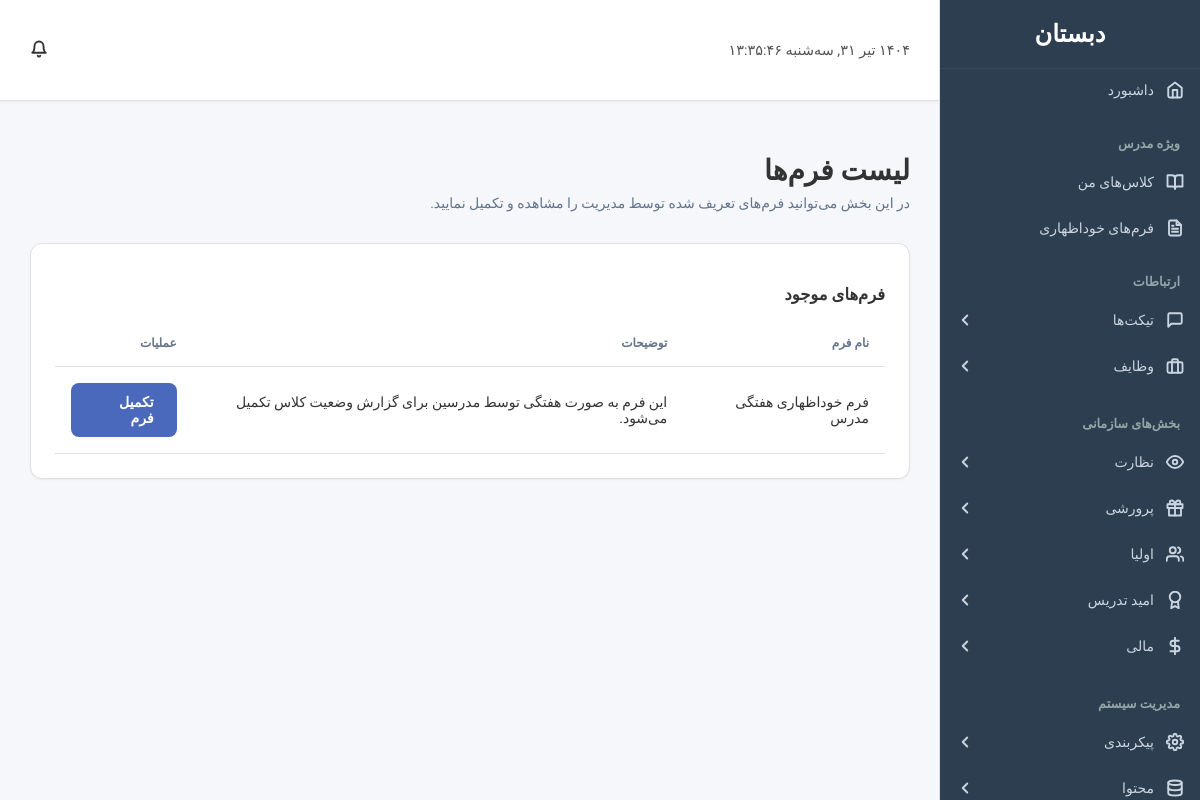
Screenshot of /user/list_forms.php (signed in) with the database file from the repository.
### tables this page shows
CREATE TABLE `forms` (
  `id` int(11) NOT NULL,
  `form_name` varchar(255) NOT NULL,
  `form_description` text DEFAULT NULL,
  `created_by` int(11) NOT NULL,
  `created_at` datetime DEFAULT current_timestamp()
);

### user/list_forms.php (the view, shortened to what this page needs)
<?php
require_once "../includes/db.php";
$forms = [];
$sql = "SELECT id, form_name, form_description FROM forms ORDER BY created_at DESC";
if($result = mysqli_query($link, $sql)){
    if(mysqli_num_rows($result) > 0){
        $forms = mysqli_fetch_all($result, MYSQLI_ASSOC);
    }
}
require_once "../includes/header.php";
?>
<div class="page-content">
    <h2>لیست فرم‌ها</h2>
    <p>در این بخش می‌توانید فرم‌های تعریف شده توسط مدیریت را مشاهده و تکمیل نمایید.</p>
    <div class="table-container">
        <h3>فرم‌های موجود</h3>
        <?php if (empty($forms)): ?>
            <p>هیچ فرمی برای تکمیل وجود ندارد.</p>
        <?php else: ?>
            <table class="table">
                <thead>
                    <tr>
                        <th>نام فرم</th>
                        <th>توضیحات</th>
                        <th>عملیات</th>
                    </tr>
                </thead>
                <tbody>
                    <?php foreach ($forms as $form): ?>
                        <tr>
                            <td><?php echo htmlspecialchars($form['form_name']); ?></td>
                            <td><?php echo htmlspecialchars($form['form_description']); ?></td>
                            <td>
                                <a href="fill_form.php?form_id=<?php echo $form['id']; ?>" class="btn btn-primary">تکمیل فرم</a>
                            </td>
                        </tr>
                    <?php endforeach; ?>
                </tbody>
            </table>
        <?php endif; ?>
    </div>
</div>
<?php require_once "../includes/footer.php"; ?>

### assets/css/style.css (style rules this page uses)
:root { --primary-color: #6a5af9; --primary-hover-color: #5a4bf8; --sidebar-bg: #1e293b; --sidebar-link-color: #cbd5e1; --sidebar-link-hover-color: #ffffff; --sidebar-link-active-bg: rgba(106, 90, 249, 0.1); --sidebar-link-active-border: #6a5af9; --background-color: #f1f5f9; --widget-bg: #ffffff; --text-color: #0f172a; --text-muted: #64748b; --border-color: #e2e8f0; --danger-color: #ef4444; --success-color: #22c55e; --font-family: 'Vazirmatn', sans-serif; --shadow-sm: 0 1px 2px 0 rgb(0 0 0 / 0.05); --shadow-md: 0 4px 6px -1px rgb(0 0 0 / 0.1), 0 2px 4px -2px rgb(0 0 0 / 0.1); --shadow-lg: 0 10px 15px -3px rgb(0 0 0 / 0.1), 0 4px 6px -2px rgb(0 0 0 / 0.1); --radius-md: 0.5rem; --radius-lg: 0.75rem; }
body { font-family: var(--font-family); background-color: var(--background-color); direction: rtl; text-align: right; margin: 0; font-size: 14px; color: var(--text-color); -webkit-font-smoothing: antialiased; -moz-osx-font-smoothing: grayscale; }
.btn { padding: 10px 22px; border: 1px solid transparent; border-radius: var(--radius-md); cursor: pointer; font-size: 14px; font-weight: 600; transition: all 0.2s ease; text-decoration: none; display: inline-flex; align-items: center; gap: 8px; }
.btn-primary { background-color: var(--primary-color); color: white; }
.form-container, .table-container, .widget { background: var(--widget-bg); padding: 24px; border-radius: var(--radius-lg); box-shadow: var(--shadow-sm); border: 1px solid var(--border-color); }
.table { width: 100%; border-collapse: collapse; }
.table th, .table td { padding: 16px; border-bottom: 1px solid var(--border-color); }
.table th { font-weight: 600; font-size: 12px; text-transform: uppercase; color: var(--text-muted); text-align: right; }
.page-content > h2 { font-size: 1.75rem; font-weight: 700; margin-bottom: 8px; }
.page-content > p { color: var(--text-muted); margin-top: 0; margin-bottom: 32px; }

### assets/css/dashboard.css (style rules this page uses)
:root { --primary-color: #4a69bd; --sidebar-bg: #2c3e50; --sidebar-text: #ecf0f1; --sidebar-hover-bg: #34495e; --main-bg: #f5f7fa; --text-color: #333; --border-color: #e0e0e0; }
body { display: flex; height: 100vh; overflow: hidden; }

### rows the page displays
forms: form_name "فرم خوداظهاری هفتگی مدرس", form_description "این فرم به صورت هفتگی توسط مدرسین برای گزارش وضعیت کلاس تکمیل می‌شود."
